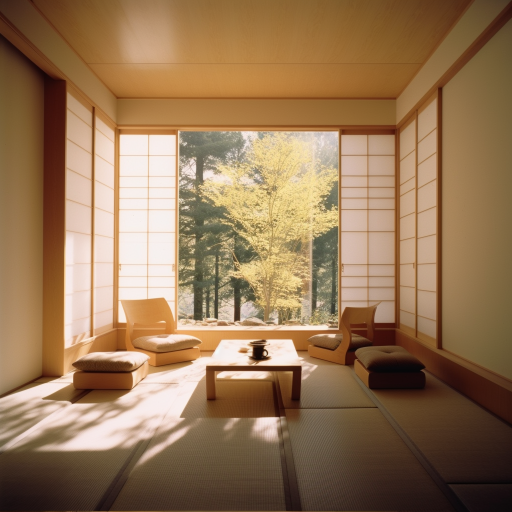
#> input picture 影像處理/MJ.png, 1024 x 1024 px (shown at 1/2 size)
$ python 3_Draw.py
#> lines starting #> are read from the running program, lines starting #| are printed output that depends on the picture; after the words box and inside, x2 and y2 are one past the last pixel; in counts of white or black regions, pixels touching at a corner belong together
import cv2
import numpy

# OpenCV 的顏色配置不是 RGB，是 BGR
# 所以(255,0,0)不是紅色，是藍色
# 如果解析度 1024*768，那麼代表有786,432個點
# X座標是 0~1023，Y座標是 0~767
# X座標增加，則點會往右移動。Y座標增加，則點會往下面移動。

img = cv2.imread("MJ.png")
#> img is the input picture: shape (1024, 1024, 3); mean B, G, R 85.1, 117.4, 148.5

# 畫一條從(50,50)到(200,50)的直線，顏色是紅色(0,0,255)，寬度是3
cv2.line(img, (50,50), (200,50), (0,0,255), 3)

# 畫矩形的時候，需要給與對角線的起點以及終點
# 換句話說，也就是矩形的左上與右下兩個點, 也就是对角线的两个点。
#cv2.line(img, (50,75), (200,100), (0,0,255), 3)， 空心
cv2.rectangle(img, (50,75), (100,100), (0,0,255), 3)
# 如果邊的寬度填入的是負數，就代表是實心多邊形， 实心
cv2.rectangle(img, (125,75), (200,100), (0,0,255), -1)

# 畫圓形，要給的是圓心、半徑
cv2.circle(img, (75,150), 25, (255,0,0), 3)
cv2.circle(img, (150,150), 25, (255,0,0), -1)

# 畫多邊形，需要先建立頂點陣列
# 頂點陣列可以用 numpy 建立 array
# 在polylines函數中，使用多邊形陣列的時候，要用 [ ] 把參數包起來
# 因為polylines的函數有封邊設定，因此考量到使用者可能選擇不封邊，因此這隻函數不支援著色
# False: 不封闭多边形。 True：封闭多边形。
points1 = numpy.array([[300,200], [350,300], [300,300]], numpy.int32)
cv2.polylines(img, [points1], False, (150,150,150), 3)
points2 = numpy.array([[350,200], [400,300], [350,300]], numpy.int32)
cv2.polylines(img, [points2], True, (150,150,150), 3)
# 如果硬要封邊的多邊形，可以用另外一隻函數 fillPoly
points3 = numpy.array([[250,200], [300,300], [250,300]], numpy.int32)
cv2.fillPoly(img, [points3], (150,150,150))
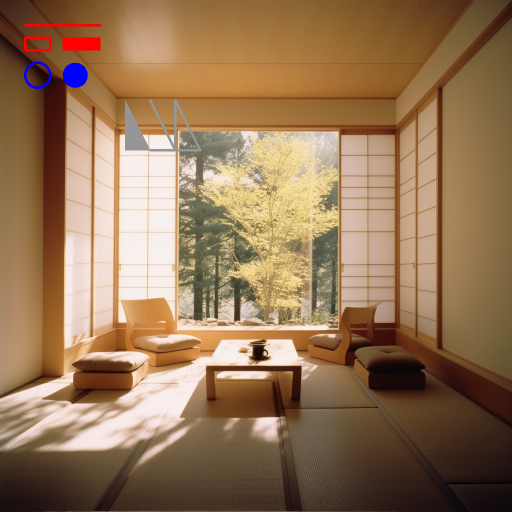
#> img: shape (1024, 1024, 3) (shown at 1/2 size); mean B, G, R 85.6, 116.8, 148.4

# OpenCV 裡面放文字的位置，會是文字顯示框的 "左下角"
# 之所以這樣設定，是為了方便搭配模型做辨識時用以搭配範圍框來顯示文字
# OpenCV 不接受中文顯示
cv2.rectangle(img, (300,75), (400,100), (0,0,255), 1)
#> img: shape (1024, 1024, 3); 0.02% of pixels changed, all inside (x1, y1, x2, y2) = (300, 75, 401, 101)
# Parameters: 1.画布名称，2.文字内容，3.位置，4.字体，5.颜色，6.文字大小                                           字體                  文字大小      筆畫粗細
cv2.putText(img, "Test text!", (300,75), cv2.FONT_HERSHEY_SIMPLEX, 0.5, (0,0,0), 1)
#> img: shape (1024, 1024, 3); mean B, G, R 85.6, 116.8, 148.4

cv2.namedWindow("test")
cv2.imshow("test", img)

cv2.waitKey(0)
cv2.destroyAllWindows()

$ run again, with 影像處理/02.png copied over 影像處理/MJ.png
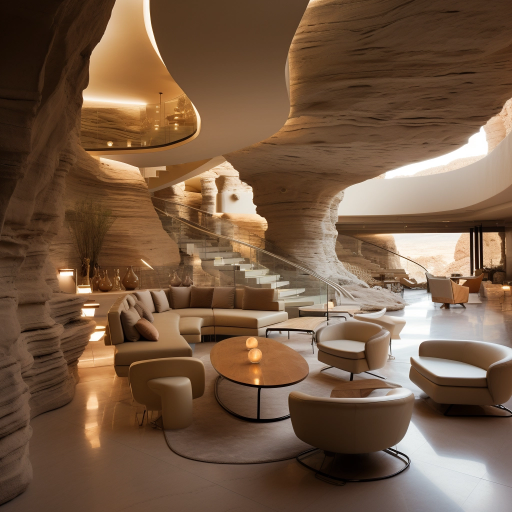
#> input picture 影像處理/02.png, 1024 x 1024 px (shown at 1/2 size)
#> img is the input picture: shape (1024, 1024, 3); mean B, G, R 67.7, 89.9, 117.4
#> `cv2.fillPoly(img, [points3], (150,150,150))`:
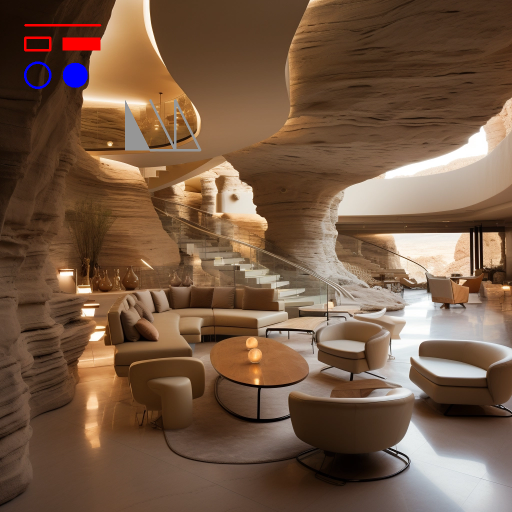
#> img: shape (1024, 1024, 3) (shown at 1/2 size); mean B, G, R 68.7, 89.9, 117.9
